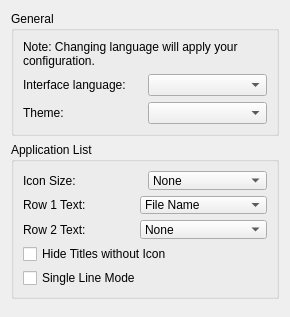
<?xml version="1.0" encoding="UTF-8"?>
<ui version="4.0">
 <class>ConfigureUi</class>
 <widget class="QWidget" name="ConfigureUi">
  <property name="windowTitle">
   <string>Form</string>
  </property>
  <property name="geometry">
   <rect>
    <x>0</x>
    <y>0</y>
    <width>290</width>
    <height>280</height>
   </rect>
  </property>
  <layout class="QVBoxLayout" name="verticalLayout">
   <item>
    <widget class="QGroupBox" name="general_groupBox">
     <property name="title">
      <string>General</string>
     </property>
     <layout class="QHBoxLayout" name="horizontalLayout">
      <item>
       <layout class="QVBoxLayout" name="verticalLayout_2">
        <item>
         <widget class="QLabel" name="label_change_language_info">
          <property name="text">
           <string>Note: Changing language will apply your configuration.</string>
          </property>
          <property name="wordWrap">
           <bool>true</bool>
          </property>
         </widget>
        </item>
        <item>
         <layout class="QHBoxLayout" name="horizontalLayout_2">
          <item>
           <widget class="QLabel" name="language_label">
            <property name="text">
             <string>Interface language:</string>
            </property>
           </widget>
          </item>
          <item>
           <widget class="QComboBox" name="language_combobox"/>
          </item>
         </layout>
        </item>
        <item>
         <layout class="QHBoxLayout" name="horizontalLayout_3">
          <item>
           <widget class="QLabel" name="theme_label">
            <property name="text">
             <string>Theme:</string>
            </property>
           </widget>
          </item>
          <item>
           <widget class="QComboBox" name="theme_combobox"/>
          </item>
         </layout>
        </item>
       </layout>
      </item>
     </layout>
    </widget>
   </item>
   <item>
    <widget class="QGroupBox" name="game_list_groupBox">
     <property name="title">
      <string>Application List</string>
     </property>
     <layout class="QHBoxLayout" name="horizontalLayout_4">
      <item>
       <layout class="QVBoxLayout" name="verticalLayout_3">
        <item>
         <layout class="QHBoxLayout" name="horizontalLayout_5">
          <item>
           <widget class="QLabel" name="icon_size_label">
            <property name="text">
             <string>Icon Size:</string>
            </property>
           </widget>
          </item>
          <item>
           <widget class="QComboBox" name="icon_size_combobox">
            <item>
             <property name="text">
              <string>None</string>
             </property>
            </item>
            <item>
             <property name="text">
              <string>Small (24x24)</string>
             </property>
            </item>
            <item>
             <property name="text">
              <string>Large (48x48)</string>
             </property>
            </item>
           </widget>
          </item>
         </layout>
        </item>
        <item>
         <layout class="QHBoxLayout" name="horizontalLayout_6">
          <item>
           <widget class="QLabel" name="row_1_text_label">
            <property name="text">
             <string>Row 1 Text:</string>
            </property>
           </widget>
          </item>
          <item>
           <widget class="QComboBox" name="row_1_text_combobox">
            <item>
             <property name="text">
              <string>File Name</string>
             </property>
            </item>
            <item>
             <property name="text">
              <string>Full Path</string>
             </property>
            </item>
            <item>
             <property name="text">
              <string>Title Name (short)</string>
             </property>
            </item>
            <item>
             <property name="text">
              <string>Title ID</string>
             </property>
            </item>
            <item>
             <property name="text">
              <string>Title Name (long)</string>
             </property>
            </item>
           </widget>
          </item>
         </layout>
        </item>
        <item>
         <layout class="QHBoxLayout" name="horizontalLayout_7">
          <item>
           <widget class="QLabel" name="row_2_text_label">
            <property name="text">
             <string>Row 2 Text:</string>
            </property>
           </widget>
          </item>
          <item>
           <widget class="QComboBox" name="row_2_text_combobox">
            <item>
             <property name="text">
              <string>None</string>
             </property>
            </item>
            <item>
             <property name="text">
              <string>File Name</string>
             </property>
            </item>
            <item>
             <property name="text">
              <string>Full Path</string>
             </property>
            </item>
            <item>
             <property name="text">
              <string>Title Name (short)</string>
             </property>
            </item>
            <item>
             <property name="text">
              <string>Title ID</string>
             </property>
            </item>
            <item>
             <property name="text">
              <string>Title Name (long)</string>
             </property>
            </item>
           </widget>
          </item>
         </layout>
        </item>
        <item>
         <widget class="QCheckBox" name="toggle_hide_no_icon">
          <property name="text">
           <string>Hide Titles without Icon</string>
          </property>
         </widget>
        </item>
        <item>
         <widget class="QCheckBox" name="toggle_single_line_mode">
          <property name="text">
           <string>Single Line Mode</string>
          </property>
         </widget>
        </item>
       </layout>
      </item>
     </layout>
    </widget>
   </item>
   <item>
    <spacer>
     <property name="orientation">
      <enum>Qt::Vertical</enum>
     </property>
    </spacer>
   </item>
  </layout>
 </widget>
 <resources/>
 <connections/>
</ui>
